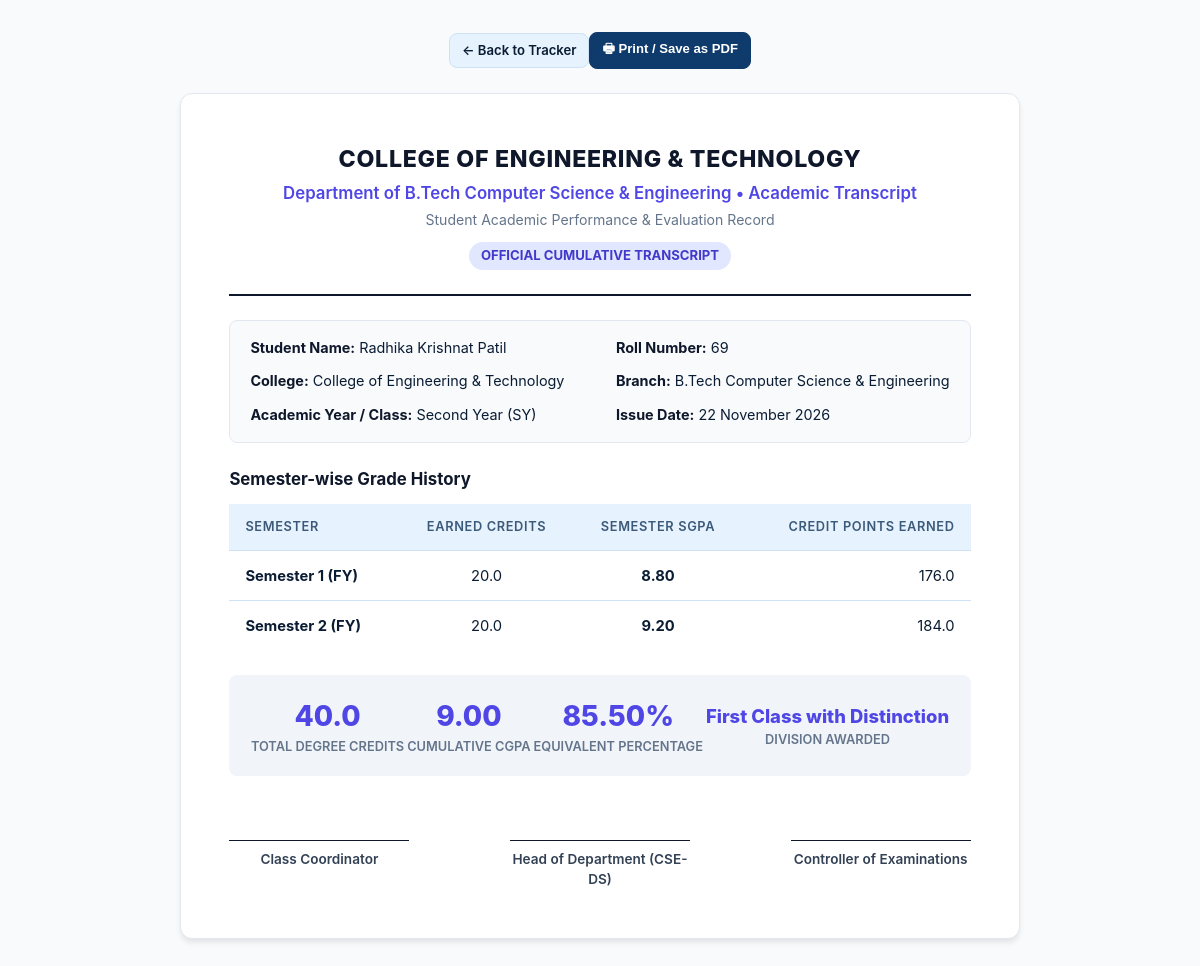
Page /report/transcript (signed in) on the committed database.
### cgpa-calculator/backend/app.py (models this page shows, shortened)
class StudentProfile(db.Model):
    __tablename__ = "student_profiles"
    id = db.Column(db.Integer, primary_key=True)
    user_id = db.Column(db.Integer, db.ForeignKey("users.id"), nullable=False, unique=True)
    name = db.Column(db.String(120), default="Student")
    roll_no = db.Column(db.String(40), default="DS-201")
    prn = db.Column(db.String(40), default="202401234567")
    branch = db.Column(db.String(150), default="B.Tech Computer Science & Engineering")
    year = db.Column(db.String(80), default="Second Year (SY)")
    college = db.Column(db.String(200), default="Engineering Institute")
    updated_at = db.Column(db.DateTime, default=datetime.utcnow, onupdate=datetime.utcnow)

class Semester(db.Model):
    __tablename__ = "semesters"
    id = db.Column(db.Integer, primary_key=True)
    user_id = db.Column(db.Integer, db.ForeignKey("users.id"), nullable=False)
    semester_no = db.Column(db.Integer, nullable=False)
    semester_name = db.Column(db.String(80), default="")
    credits = db.Column(db.Float, nullable=False)
    sgpa = db.Column(db.Float, nullable=False)
    grade_points = db.Column(db.Float, nullable=False)
    subjects_json = db.Column(db.Text, nullable=True)  # JSON-encoded list of subjects
    created_at = db.Column(db.DateTime, default=datetime.utcnow)

### cgpa-calculator/backend/app.py (the view)
@app.route("/report/transcript")
@login_required
def transcript_report():
    user = get_current_user()
    semesters = Semester.query.filter_by(user_id=user.id).order_by(Semester.semester_no).all()
    if not semesters:
        flash("No semesters recorded yet to generate a transcript.", "warning")
        return redirect(url_for("tracker_view"))
    sem_list = [{"credits": s.credits, "sgpa": s.sgpa, "semester_no": s.semester_no} for s in semesters]
    cgpa_data = calculate_cgpa(sem_list)
    percentage = calculate_percentage(cgpa_data["cgpa"], 9.5)
    performance = get_performance_class(cgpa_data["cgpa"])
    return render_template(
        "report.html",
        semesters=semesters,
        cgpa_data=cgpa_data,
        percentage=percentage,
        performance=performance,
        profile=user.profile,
        report_type="transcript"
    )

### cgpa-calculator/backend/app.py (called while the page is built, shortened)
def login_required(f):
    @wraps(f)
    def decorated_function(*args, **kwargs):
        user = get_current_user()
        if not user:
            session.pop("user_id", None)
            session.pop("username", None)
            flash("Please log in to access this feature.", "warning")
            return redirect(url_for("login_view", next=request.endpoint))
        return f(*args, **kwargs)
    return decorated_function

def get_current_user():
    if "user_id" in session:
        user = db.session.get(User, session["user_id"])
        if not user:
            session.pop("user_id", None)
            session.pop("username", None)
            return None
        return user
    return None

@app.context_processor
def inject_global_data():
    user = get_current_user()
    profile = user.profile if user else None
    return {
        "current_user": user,
        "current_profile": profile,
        "now": datetime.utcnow()
    }

### cgpa-calculator/backend/calculator.py (called while the page is built)
def calculate_percentage(cgpa: float, multiplier: float = 9.5) -> float:
    try:
        cgpa = float(cgpa)
        multiplier = float(multiplier)
    except (ValueError, TypeError):
        raise ValueError("CGPA and multiplier must be numeric.")
    if cgpa < 0 or cgpa > 10:
        raise ValueError("CGPA must be between 0.0 and 10.0.")
    if multiplier <= 0:
        raise ValueError("Multiplier must be greater than zero.")
    percentage = cgpa * multiplier
    return round(min(100.0, percentage), 2)

def get_performance_class(cgpa: float) -> str:
    if cgpa >= 7.75:
        return "First Class with Distinction"
    elif cgpa >= 6.75:
        return "First Class"
    elif cgpa >= 5.75:
        return "Higher Second Class"
    elif cgpa >= 5.00:
        return "Second Class"
    elif cgpa >= 4.00:
        return "Pass Class"
    else:
        return "Failed / Needs Improvement"

### cgpa-calculator/frontend/templates/report.html (shortened to what this page needs)
<!DOCTYPE html>
<html lang="en">
<head>
  <link rel="stylesheet" href="{{ url_for('static', filename='css/style.css') }}">
</head>
<body>
  <div class="action-bar no-print">
    <a href="{{ url_for('tracker_view') }}" class="btn btn-secondary btn-sm">
      &larr; Back to Tracker
    </a>
    <div style="display: flex; gap: 0.5rem;">
      <button onclick="window.print()" class="btn btn-primary btn-sm">
        &#128438; Print / Save as PDF
      </button>
    </div>
  </div>
  <div class="report-sheet">
    <div class="report-header">
      <h1>{{ profile.college if (profile and profile.college) else 'Student Academic Grade Portal' }}</h1>
      <h2>Department of {{ profile.branch if (profile and profile.branch) else 'Computer Science & Engineering' }} &bull; Academic Transcript</h2>
      <p>Student Academic Performance &amp; Evaluation Record</p>
      <div style="display: inline-block; margin-top: 0.75rem; padding: 0.25rem 0.75rem; background: #e0e7ff; color: #4338ca; border-radius: 9999px; font-weight: 700; font-size: 0.82rem;">
        {% if report_type == 'semester' %}
          SEMESTER GRADE REPORT SHEET
        {% else %}
          OFFICIAL CUMULATIVE TRANSCRIPT
        {% endif %}
      </div>
    </div>
    <div class="student-info-grid">
      <div><strong>Student Name:</strong> {{ profile.name if profile else 'Student' }}</div>
      <div><strong>Roll Number:</strong> {{ profile.roll_no if profile and profile.roll_no else 'N/A' }}</div>
      <div><strong>College:</strong> {{ profile.college if (profile and profile.college) else 'College of Engineering & Technology' }}</div>
      <div><strong>Branch:</strong> {{ profile.branch if (profile and profile.branch) else 'B.Tech Computer Science & Engineering' }}</div>
      <div><strong>Academic Year / Class:</strong> {{ profile.year if profile else 'Second Year (SY)' }}</div>
      <div><strong>Issue Date:</strong> {{ now.strftime('%d %B %Y') }}</div>
    </div>
    {% if report_type == 'semester' %}
      <h3 style="font-size: 1.05rem; margin-bottom: 0.75rem; font-weight: 700; color: #0f172a;">
        {{ semester.semester_name }} Course Performance
      </h3>
      <table class="table">
        <thead>
          <tr>
            <th>Course / Subject Name</th>
            <th style="text-align: center;">Credits</th>
            <th style="text-align: center;">Letter Grade</th>
            <th style="text-align: center;">Grade Point</th>
            <th style="text-align: right;">Earned Points</th>
          </tr>
        </thead>
        <tbody>
          {% for sub in subjects %}
          <tr>
            <td>{{ sub.name }}</td>
            <td style="text-align: center;">{{ sub.credits }}</td>
            <td style="text-align: center;"><strong>{{ sub.grade }}</strong></td>
            <td style="text-align: center;">{{ sub.grade_point }}</td>
            <td style="text-align: right;">{{ sub.earned_points }}</td>
          </tr>
          {% else %}
          <tr>
            <td colspan="5" style="text-align: center; color: #64748b;">No individual subject breakdown recorded for this semester.</td>
          </tr>
          {% endfor %}
        </tbody>
      </table>
      <div class="summary-box">
        <div class="summary-item">
          <div class="num">{{ "%.1f"|format(semester.credits) }}</div>
          <div class="lbl">Semester Credits</div>
        </div>
        <div class="summary-item">
          <div class="num">{{ "%.1f"|format(semester.grade_points) }}</div>
          <div class="lbl">Grade Points</div>
        </div>
        <div class="summary-item">
          <div class="num">{{ "%.2f"|format(semester.sgpa) }}</div>
          <div class="lbl">SGPA Achieved</div>
        </div>
        <div class="summary-item">
          <div class="num">{{ "%.2f"|format(percentage) }}%</div>
          <div class="lbl">Equivalent % (9.5x)</div>
        </div>
      </div>
    {% else %}
      <h3 style="font-size: 1.05rem; margin-bottom: 0.75rem; font-weight: 700; color: #0f172a;">
        Semester-wise Grade History
      </h3>
      <table class="table">
        <thead>
          <tr>
            <th>Semester</th>
            <th style="text-align: center;">Earned Credits</th>
            <th style="text-align: center;">Semester SGPA</th>
            <th style="text-align: right;">Credit Points Earned</th>
          </tr>
        </thead>
        <tbody>
          {% for sem in semesters %}
          <tr>
            <td><strong>{{ sem.semester_name }}</strong></td>
            <td style="text-align: center;">{{ "%.1f"|format(sem.credits) }}</td>
            <td style="text-align: center;"><strong>{{ "%.2f"|format(sem.sgpa) }}</strong></td>
            <td style="text-align: right;">{{ "%.1f"|format(sem.grade_points) }}</td>
          </tr>
          {% endfor %}
        </tbody>
      </table>
      <div class="summary-box">
        <div class="summary-item">
          <div class="num">{{ "%.1f"|format(cgpa_data.total_credits) }}</div>
          <div class="lbl">Total Degree Credits</div>
        </div>
        <div class="summary-item">
          <div class="num">{{ "%.2f"|format(cgpa_data.cgpa) }}</div>
          <div class="lbl">Cumulative CGPA</div>
        </div>
        <div class="summary-item">
          <div class="num">{{ "%.2f"|format(percentage) }}%</div>
          <div class="lbl">Equivalent Percentage</div>
        </div>
        <div class="summary-item">
          <div class="num" style="font-size: 1.15rem; padding-top: 0.5rem;">{{ performance }}</div>
          <div class="lbl">Division Awarded</div>
        </div>
      </div>
    {% endif %}
    <div class="signatures">
      <div class="sign-line">Class Coordinator</div>
      <div class="sign-line">Head of Department (CSE-DS)</div>
      <div class="sign-line">Controller of Examinations</div>
    </div>
  </div>
</body>
</html>

### cgpa-calculator/frontend/static/css/style.css (style rules this page uses)
:root { color-scheme: light; --primary: #0f3b6c; --primary-hover: #0a2544; --primary-light: #e0f2fe; --primary-gradient: linear-gradient(135deg, #0a1e3b 0%, #0f4c81 50%, #0d9488 100%); --accent: #0d9488; --accent-hover: #0f766e; --accent-light: #ccfbf1; --accent-gradient: linear-gradient(135deg, #0d9488 0%, #06b6d4 100%); --success: #0d9488; --success-light: #ccfbf1; --warning: #f59e0b; --warning-light: #fef3c7; --danger: #ef4444; --danger-light: #fee2e2; --bg-main: #f0f7ff; --bg-card: #ffffff; --bg-secondary: #e6f2fd; --border-color: #cfe2f5; --border-focus: #0ea5e9; --text-main: #0a1c33; --text-muted: #3b5a7a; --text-subtle: #7393b3; --text-inverse: #ffffff; --shadow-sm: 0 1px 3px 0 rgba(10, 30, 60, 0.06); --shadow-md: 0 4px 8px -1px rgba(10, 30, 60, 0.08), 0 2px 4px -2px rgba(10, 30, 60, 0.06); --shadow-lg: 0 10px 20px -3px rgba(10, 30, 60, 0.12), 0 4px 6px -4px rgba(10, 30, 60, 0.06); --shadow-glow: 0 0 16px rgba(14, 165, 233, 0.25); --glow-blue: 0 0 14px rgba(14, 165, 233, 0.45); --glow-blue-sm: 0 0 10px rgba(14, 165, 233, 0.35); --glow-blue-lg: 0 0 18px rgba(13, 148, 136, 0.45); --glow-teal: 0 0 16px rgba(13, 148, 136, 0.5); --radius-sm: 8px; --radius-md: 12px; --radius-lg: 16px; --radius-full: 9999px; --navbar-height: 70px; --transition-fast: 0.15s ease; --transition-normal: 0.25s ease; }
* { margin: 0; padding: 0; box-sizing: border-box; }
body { font-family: -apple-system, BlinkMacSystemFont, "Segoe UI", Roboto, "Helvetica Neue", Arial, sans-serif; background-color: var(--bg-main); color: var(--text-main); line-height: 1.5; min-height: 100vh; display: flex; flex-direction: column; transition: background-color var(--transition-normal), color var(--transition-normal); }
a { color: var(--primary); text-decoration: none; transition: color var(--transition-fast); }
.btn { display: inline-flex; align-items: center; justify-content: center; gap: 0.5rem; padding: 0.65rem 1.25rem; font-size: 0.92rem; font-weight: 600; border-radius: var(--radius-sm); border: 1px solid transparent; cursor: pointer; transition: all var(--transition-normal); text-decoration: none; }
.btn-primary { background: var(--primary); color: #fff; border-color: var(--primary); }
.btn-secondary { background: var(--bg-secondary); color: var(--text-main); border-color: var(--border-color); }
.btn-sm { padding: 0.4rem 0.75rem; font-size: 0.82rem; }
.table { width: 100%; border-collapse: collapse; text-align: left; }
.table th { background-color: var(--bg-secondary); color: var(--text-muted); font-size: 0.8rem; text-transform: uppercase; letter-spacing: 0.05em; font-weight: 600; padding: 0.85rem 1rem; border-bottom: 1px solid var(--border-color); }
.table td { padding: 0.85rem 1rem; font-size: 0.92rem; color: var(--text-main); border-bottom: 1px solid var(--border-color); vertical-align: middle; }
.table tr:last-child td { border-bottom: none; }

### cgpa-calculator/frontend/templates/report.html (style rules this page uses)
body { background: #f8fafc; padding: 2rem 1rem; }
.report-sheet { max-width: 850px; margin: 0 auto; background: #ffffff; padding: 3rem; border: 1px solid #e2e8f0; border-radius: 12px; box-shadow: 0 4px 6px -1px rgba(0, 0, 0, 0.1); }
.report-header { text-align: center; border-bottom: 2px solid #0f172a; padding-bottom: 1.5rem; margin-bottom: 1.5rem; }
.report-header h1 { font-size: 1.45rem; font-weight: 800; color: #0f172a; text-transform: uppercase; letter-spacing: 0.03em; }
.report-header h2 { font-size: 1.05rem; font-weight: 600; color: #4f46e5; margin-top: 0.25rem; }
.report-header p { font-size: 0.88rem; color: #64748b; margin-top: 0.2rem; }
.student-info-grid { display: grid; grid-template-columns: repeat(2, 1fr); gap: 0.75rem 2rem; background: #f8fafc; padding: 1rem 1.25rem; border-radius: 8px; border: 1px solid #e2e8f0; margin-bottom: 1.5rem; font-size: 0.9rem; }
.student-info-grid strong { color: #0f172a; }
.summary-box { margin-top: 1.5rem; padding: 1.25rem; background: #f1f5f9; border-radius: 8px; display: flex; justify-content: space-around; text-align: center; }
.summary-item .num { font-size: 1.75rem; font-weight: 800; color: #4f46e5; }
.summary-item .lbl { font-size: 0.8rem; color: #64748b; font-weight: 600; text-transform: uppercase; }
.signatures { margin-top: 4rem; display: flex; justify-content: space-between; text-align: center; }
.sign-line { width: 180px; border-top: 1px solid #0f172a; padding-top: 0.5rem; font-size: 0.85rem; font-weight: 600; color: #334155; }
.action-bar { max-width: 850px; margin: 0 auto 1.5rem auto; display: flex; justify-content: space-between; align-items: center; }

### rows in the picture
StudentProfile: college "COLLEGE OF ENGINEERING & TECHNOLOGY", branch "B.Tech Computer Science & Engineering", name "Radhika Krishnat Patil", roll_no "69", college "College of Engineering & Technology", year "Second Year (SY)"
Semester: semester_name "Semester 1 (FY)", credits "20.0", sgpa "8.80", grade_points "176.0"
Semester: semester_name "Semester 2 (FY)", credits "20.0", sgpa "9.20", grade_points "184.0"

### other values in the picture
{{ "%.1f"|format(cgpa_data.total_credits) }} "40.0"
{{ "%.2f"|format(cgpa_data.cgpa) }} "9.00"
{{ "%.2f"|format(percentage) }} "85.50"
{{ performance }} "First Class with Distinction"
